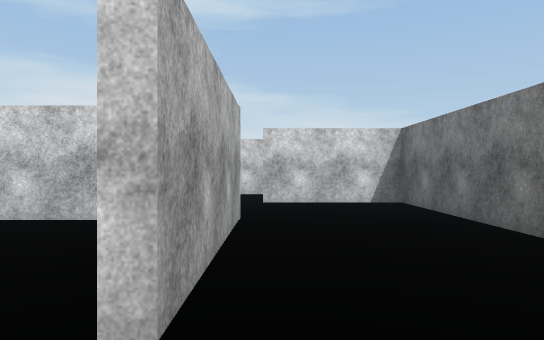
[1] (above)

21 first-person views from a walk through a scene from a Unity 3-D project. The camera is 1.3 m above the floor, looks level and sees 70° across. The floor is counted in squares, 2 m on a side. Each view is taken from the middle of a square. On the plan, view 1 faces up. The plan holds only what a view shows up to about 11 squares ahead; the rest is blank. The player is left out. Surface patterns are stand-ins for the level's own textures.

[2]
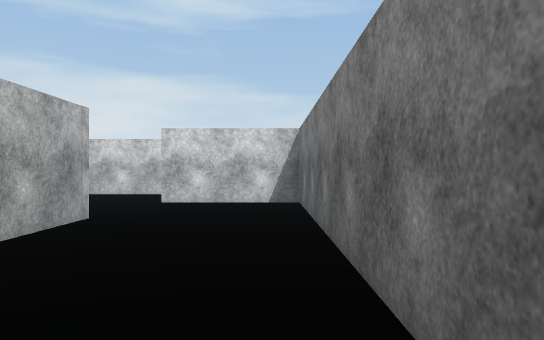

[3]
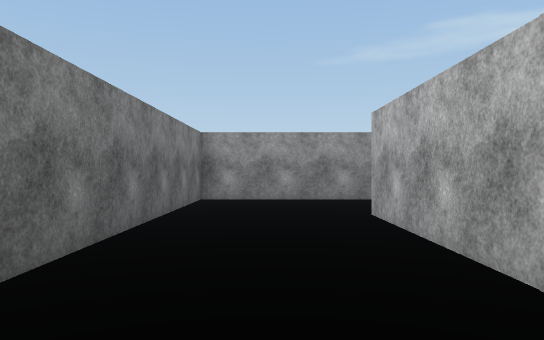

[4]
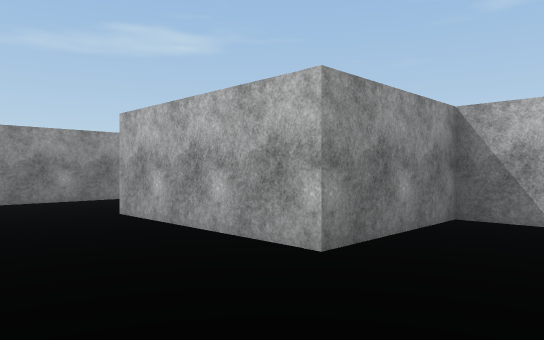

[5]
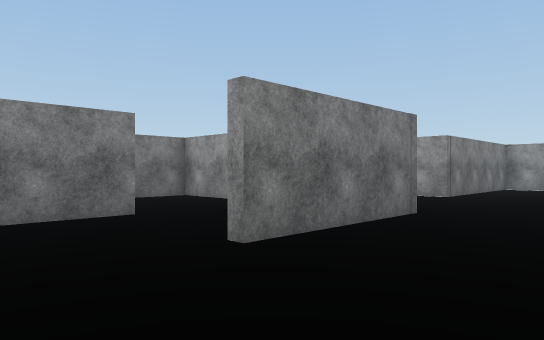

[6]
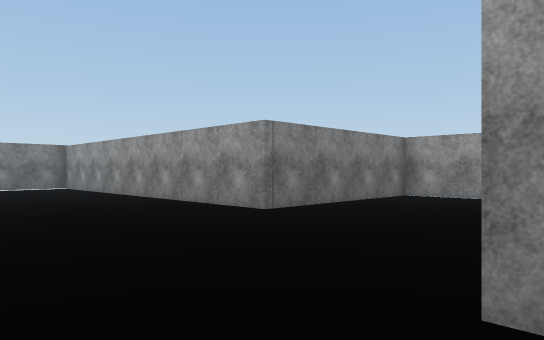

[7]
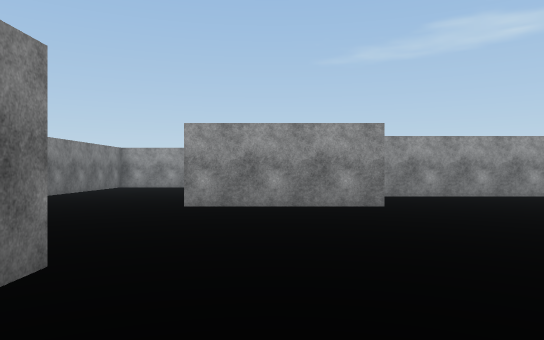

[8]
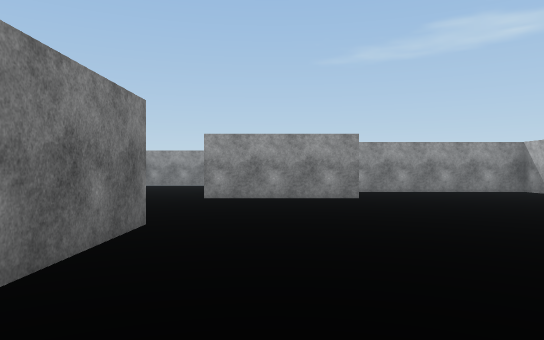

[9]
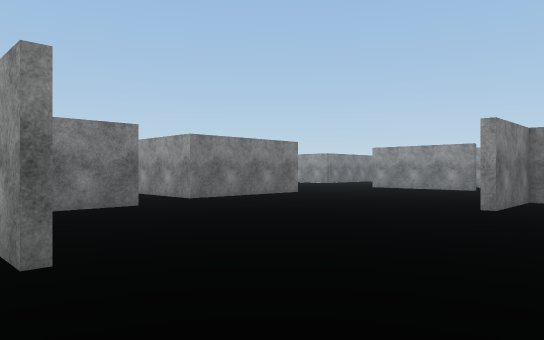

[10]
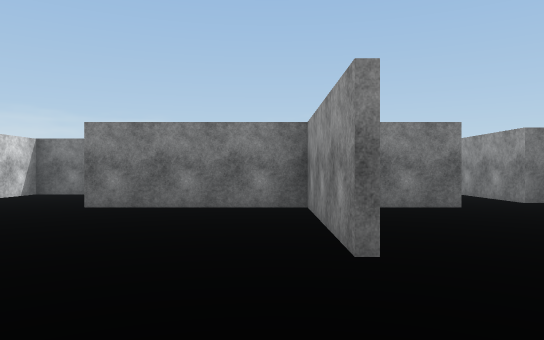

[11]
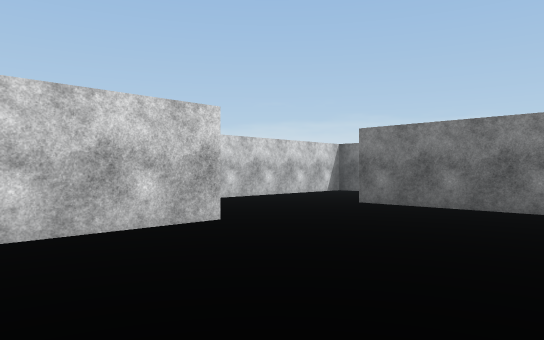

[12]
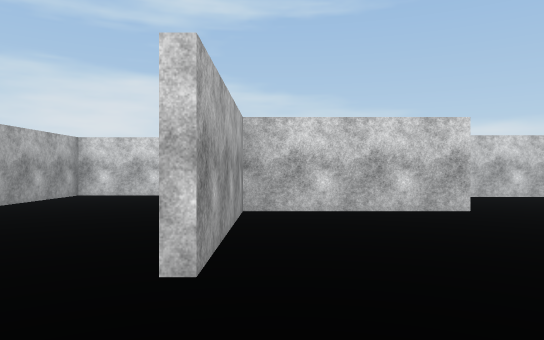

[13]
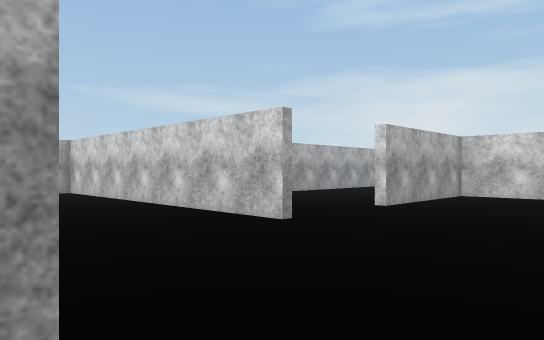

[14]
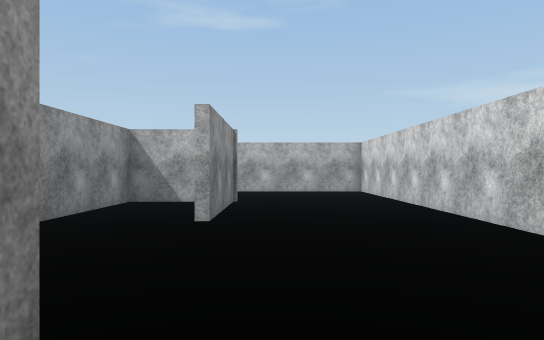

[15]
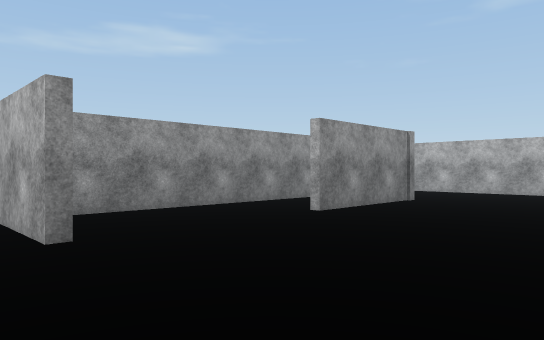

[16]
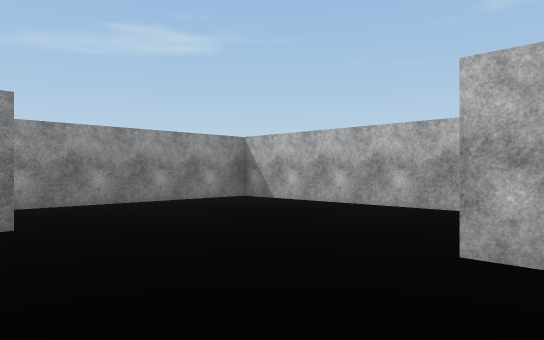

[17]
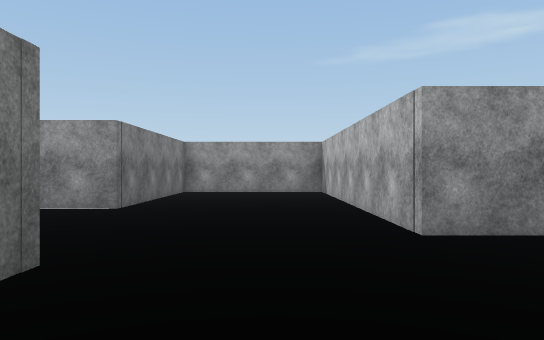

[18]
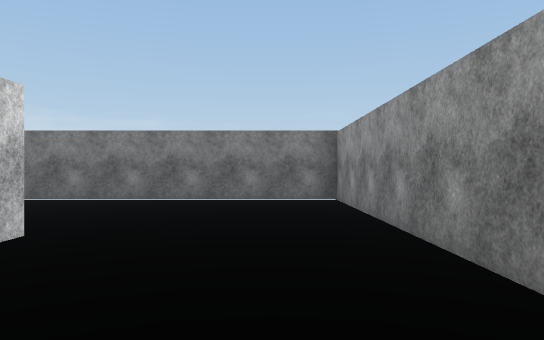

[19]
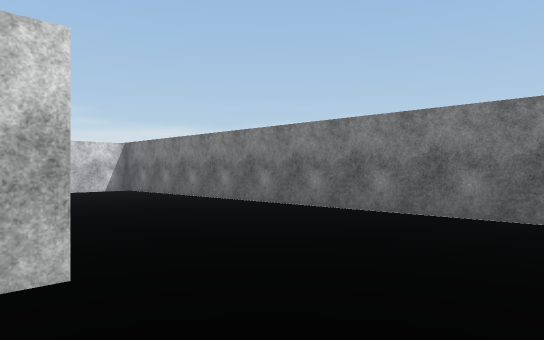

[20]
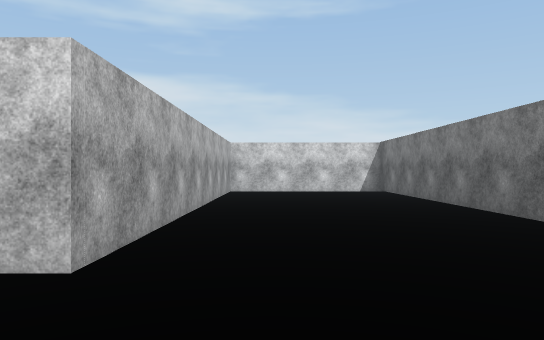

[21]
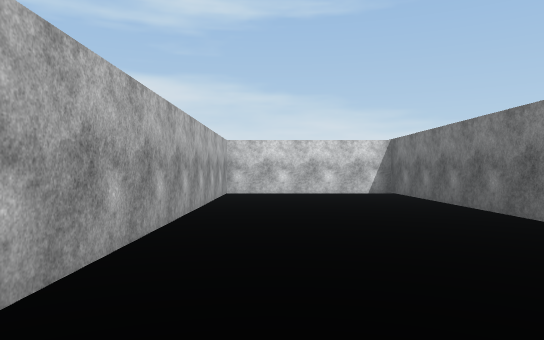

### Floor plan
Ten units are one square. View 1 is at (0, 0); x grows to the right and y downward. Boxes are objects, and circles mark ways between rooms. Rooms are numbered by the first view taken in them; rooms with no view inside come last. Other rooms are left out.
<svg viewBox="-230 -167 308 275">
<path fill="none" stroke="#000" d="M-32 -61 -32 -51 -4 -51 -4 -14M-18 14 25 14 25 -76 -2 -76M-65 -14 -65 -51M-34 16 -34 -19M-100 28 -65 28 -65 99M-120 -34 -120 -9M-74 -68 -74 -82M-21 -49 -35 -49M-7 -14 -7 -31M-153 1 -153 54 -104 54M-144 -66 -225 -66 -225 -29M-112 -94 -74 -94 -74 -132M-42 103 -25 103 -25 54 73 54 73 -76 28 -76 28 16 22 16M-188 -25 -188 -11 -122 -11 -122 -34M-191 -33 -158 -33M-109 -130 -144 -130 -144 -92M-38 -149 -38 -162 -94 -162"/>
<circle cx="-10" cy="-5" r="3" fill="#2a7"/>
<text x="10" y="-40">1</text>
<text x="-70" y="-10">2</text>
</svg>
Room 1 opens to room 2.

Where each view was taken, in squares from view 1:
view 1: 0 up, 0 right, facing up
view 2: 0 up, 2 right, facing up
view 3: 7 up, 1 right, facing down
view 4: 7 up, 2 right, facing down-left
view 5: 4 up, 6 left, facing down-right
view 6: 1 down, 7 left, facing down-right
view 7: 4 up, 8 left, facing down
view 8: 6 up, 8 left, facing down
view 9: 10 up, 14 left, facing down-right
view 10: 10 up, 14 left, facing right
view 11: 9 up, 14 left, facing up-right
view 12: 7 up, 14 left, facing up
view 13: 3 up, 11 left, facing up-left
view 14: 4 up, 11 left, facing left
view 15: 7 up, 11 left, facing down-left
view 16: 2 up, 9 left, facing down-left
view 17: 1 up, 5 left, facing down
view 18: 4 down, 1 left, facing right
view 19: 4 down, 2 right, facing up-right
view 20: 4 down, 4 right, facing up
view 21: 3 down, 4 right, facing up
